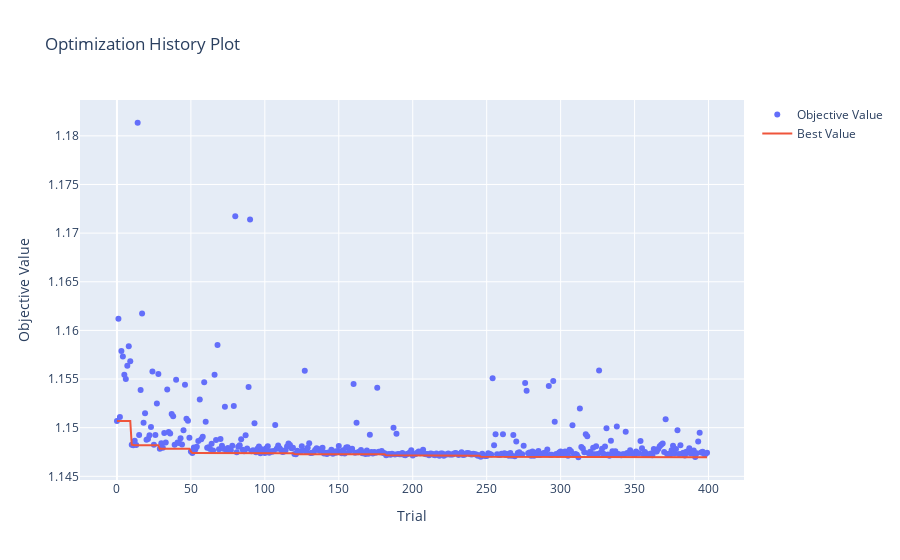

The code cell stored with this chart in its notebook:
### Code cell
op_viz.plot_optimization_history(null_study)

### Figure 1 — Plotly figure (JSON) as saved in the notebook; plotly's stock layout.template omitted (floating-point values rounded to 4 significant figures; data arrays with more than 128 entries replaced by an {"elided": "..."} marker saying what was removed)
{"data": [{"mode": "markers", "name": "Objective Value", "type": "scatter", "x": {"elided": "400 int values"}, "y": {"elided": "400 float values"}}, {"mode": "lines", "name": "Best Value", "type": "scatter", "x": {"elided": "400 int values"}, "y": {"elided": "400 float values"}}, {"marker": {"color": "#cccccc"}, "mode": "markers", "name": "Infeasible Trial", "showlegend": false, "type": "scatter", "x": [], "y": []}], "layout": {"title": {"text": "Optimization History Plot"}, "xaxis": {"title": {"text": "Trial"}}, "yaxis": {"title": {"text": "Objective Value"}}}}
